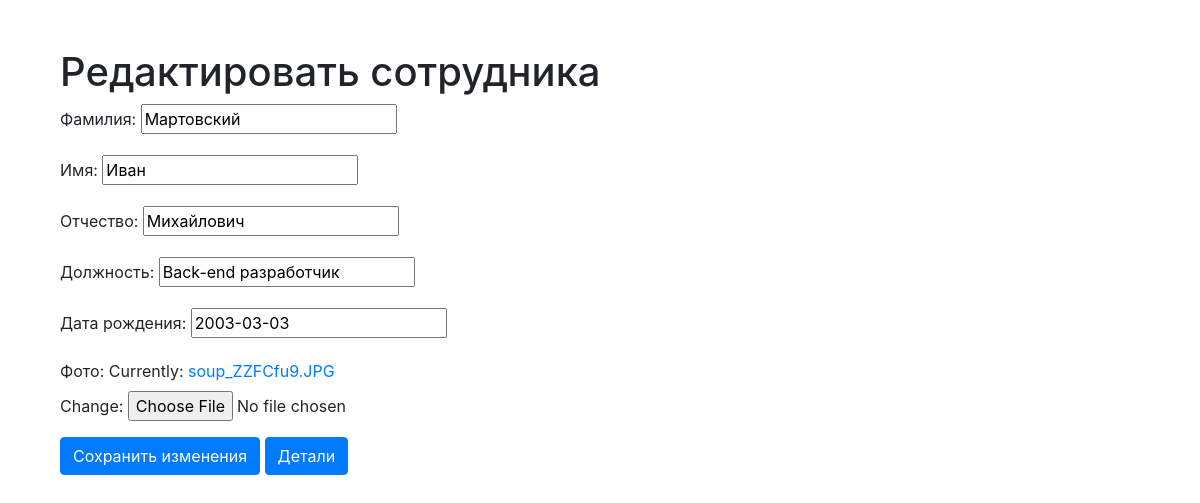
Page /employee/3/update on the committed database.
### eployees_app/models.py (models this page shows, shortened)
class Employees(models.Model):
    employeeSurname = models.CharField(verbose_name="Фамилия", max_length=40)
    employeeName = models.CharField(verbose_name="Имя", max_length=40)
    employeePatronymic = models.CharField(verbose_name="Отчество", max_length=40)
    employeeJobTitle = models.CharField(verbose_name="Должность", max_length=30)
    employeeBirthDate = models.DateField(verbose_name="Дата рождения", auto_now=False)
    employeePhoto = models.ImageField(verbose_name="Фото", null=True)
    class Meta:
        verbose_name = 'Сотрудник',
        verbose_name_plural = 'Сотрудники',
        ordering = ['employeeSurname']

### eployees_app/views.py (the view, shortened to what this page needs)
# urls.py: path('employee/<int:pk>/update', views.EmployeeUpdate.as_view(), name = 'employee_update'),
class EmployeeUpdate(UpdateView):
    template_name = 'employees/employee_edit.html'
    model = Employees
    context_object_name = 'employee'
    fields = ['employeeSurname',
              'employeeName',
              'employeePatronymic',
              'employeeJobTitle',
              'employeeBirthDate',
              'employeePhoto'
              ]

### templates/employees/employee_edit.html (shortened to what this page needs)
{% extends '../base.html' %}
{% block content %}
<div class="container mt-5">
    <h1>Редактировать сотрудника</h1>
    <form method="POST" enctype="multipart/form-data">
        {{ form.as_p }}
        <button type="submit" class="btn btn-primary">Сохранить изменения</button>
        <a href="{% url 'employee_detail' employee.pk %}" class="btn btn-primary">Детали</a>
    </form>
</div>
{% endblock %}

### rows in the picture
Employees: employeeSurname "Мартовский", employeeName "Иван", employeePatronymic "Михайлович", employeeJobTitle "Back-end разработчик", employeeBirthDate "2003-03-03"
